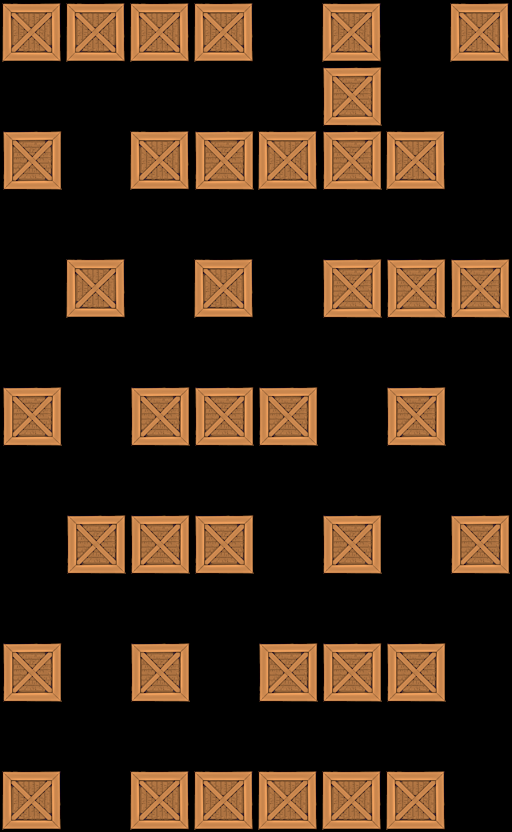

Below is a game level as drawn by its tile map, then a one-line description and the .tmx that defines it (tile-layer data replaced by summaries):
An orthogonal 8x13 tile map with 64x64 px tiles, 1 tile layer (Tile Layer 1).

<map version="1.0" orientation="orthogonal" width="8" height="13" tilewidth="64" tileheight="64">
 <tileset firstgid="1" name="crate" tilewidth="64" tileheight="64">
  <image source="../../crate5.png" width="64" height="64" />
 </tileset>
 <layer name="Tile Layer 1" width="8" height="13">
  <data>[104 cells, 39 non-empty, 1 distinct tile ids]</data>
 </layer>
</map>
